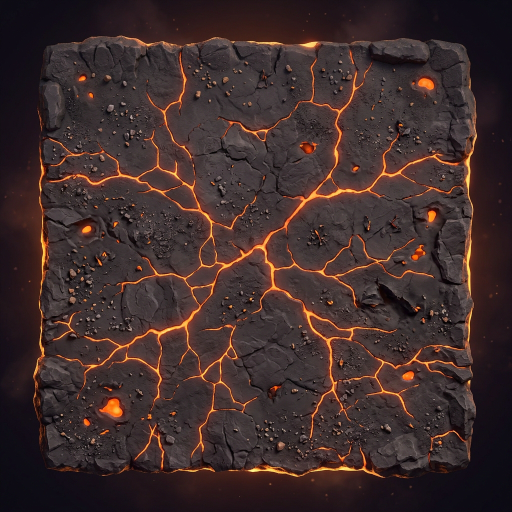
#> input picture art/ev/fire.png, 1024 x 1024 px, found by its file name (shown at 1/2 size); its folder holds 4 pictures in this run
$ python pack_ev.py
#> lines starting #> are read from the running program, lines starting #| are printed output that depends on the picture
"""правки 125, 126: event arena floors (Meshy, one per map of the day) → assets/ev/<id>.webp.
Most pictures came as a slab with a margin, so the middle 72% is kept; grotto2 is a flat texture (whole picture)."""
from PIL import Image, ImageEnhance
SRC = {'fire': 'fire', 'glacier': 'glacier', 'swamp': 'swamp', 'ruins': 'ruins', 'sun': 'sun', 'forest': 'forest',
       'storm': 'storm', 'grotto': 'grotto2', 'arena': 'arena', 'sky': 'sky'}
for k, f in SRC.items():
    im = Image.open(f'art/ev/{f}.png').convert('RGB')
#> im is the input picture: PIL image 1024x1024 RGB; mean R, G, B 63.5, 45, 43.6
    W = im.width
#> W = 1024
    if f != 'grotto2': m = int(W * 0.14); im = im.crop((m, m, W - m, W - m))
#> after `m = int(W * 0.14)`: m = 143
#> after `im = im.crop((m, m, W - m, W - m))`:
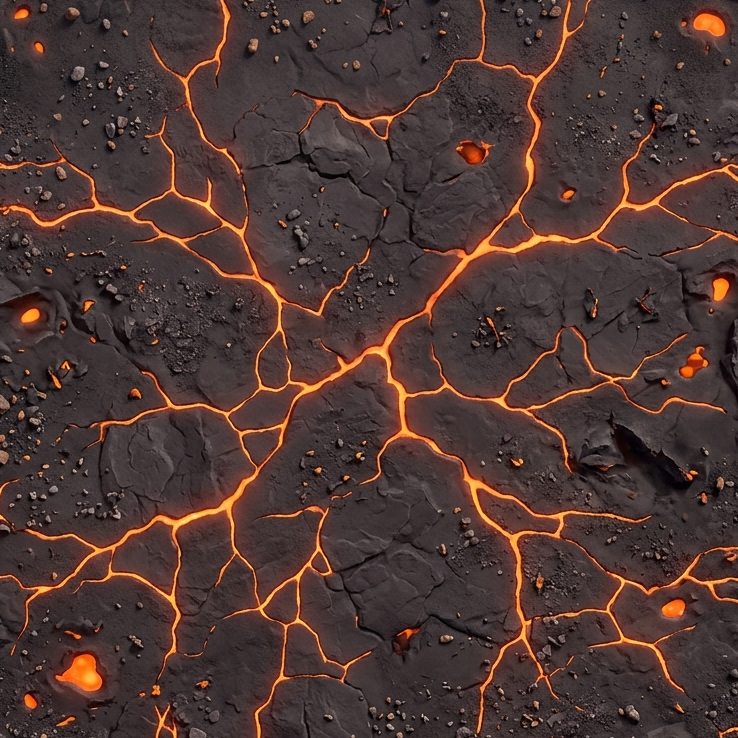
#> im: PIL image 738x738 RGB; mean R, G, B 78.7, 56.5, 52.2
    im = im.resize((900, 900), Image.LANCZOS)
#> im: PIL image 900x900 RGB
    im.save(f'assets/ev/{k}.webp', 'WEBP', quality=86, method=5)
    print(k, im.size)
#| fire (900, 900)
#> (the run stopped early here; a loop or call above may not have finished)
